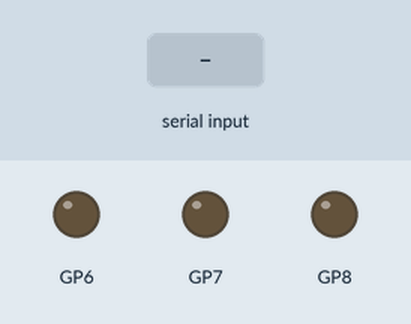
Simulated run of this program. Board: Raspberry Pi Pico. On the bench: output pins drawn as LEDs (lit = HIGH). Dashed ring = blinking. The test bench sets the inputs (shaded band).

Above: at 1.2 s.
1.3 s: "1" received over Serial
At 1.8 s:
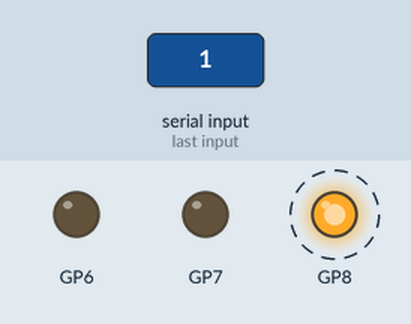
Timing chart, 0 to 4.3 s (numbered marks = the images above; inputs shaded):
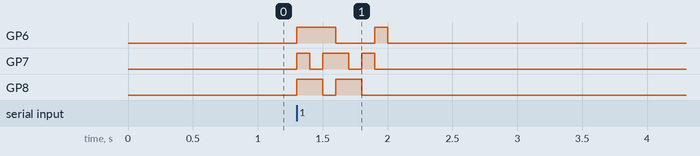

The program:

main.cpp
```cpp
#include <Arduino.h>
#include <stdio.h>

// put function declarations here:
void flashRGB(int ms);

void setup() {
  // put your setup code here, to run once:
  // int result = myFunction(2, 3);
  pinMode(6, OUTPUT);
  pinMode(7, OUTPUT);
  pinMode(8, OUTPUT);
  Serial.begin(115200);
}

void loop() {
  // loop() is called repeatedly by Arduino framework
  if (Serial.available() > 0) {
    (void)Serial.read(); // consume the incoming byte
    flashRGB(100);
  }
}

// put function definitions here:
void flashRGB(int ms) {
  digitalWrite(6, HIGH); // R
  digitalWrite(7, HIGH); // G
  digitalWrite(8, HIGH); // B
  delay(ms);
  digitalWrite(6, HIGH); // R
  digitalWrite(7, LOW);  // G
  digitalWrite(8, HIGH); // B
  delay(ms);
  digitalWrite(6, HIGH); // R
  digitalWrite(7, HIGH); // G
  digitalWrite(8, LOW);  // B
  delay(ms);
  digitalWrite(6, LOW);  // R
  digitalWrite(7, HIGH); // G
  digitalWrite(8, HIGH); // B
  delay(ms);
  digitalWrite(6, LOW);  // R
  digitalWrite(7, LOW);  // G
  digitalWrite(8, HIGH); // B
  delay(ms);
  digitalWrite(6, LOW);  // R
  digitalWrite(7, HIGH); // G
  digitalWrite(8, LOW);  // B
  delay(ms);
  digitalWrite(6, HIGH); // R
  digitalWrite(7, LOW);  // G
  digitalWrite(8, LOW);  // B
  delay(ms);
  digitalWrite(6, LOW); // R
  digitalWrite(7, LOW);  // G
  digitalWrite(8, LOW);  // B
}
```

Measured:
- after the input at 1.3 s, GP6: LOW → HIGH at once, → LOW 0.30 s later, → HIGH 0.30 s later, → LOW 0.10 s later; GP7: goes HIGH 0.10 s, LOW 0.10 s, HIGH 0.20 s, LOW 0.10 s, HIGH 0.10 s, then LOW, starting at once; GP8: alternates HIGH for 0.20 s and LOW for 0.10 s, 4 changes in all, then stays LOW, starting at once
